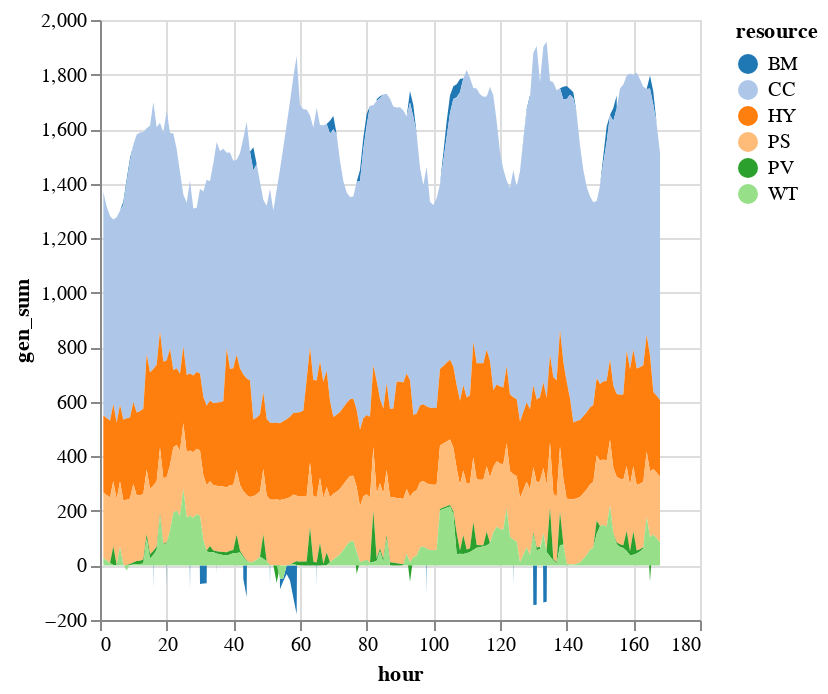

Write notebook code for a chart like this one.
### Code cell
sol_gen_strict = innerjoin(solution_strict.solution, 
                    gen_df[!, [:r_id, :resource]], 
                    on = :r_id)
sol_gen_strict = combine(groupby(sol_gen_strict, [:resource, :hour]), 
            :gen => sum)

# Reorder resources
sort!(sol_gen_strict, [:hour, :resource])
sol_gen_sum_strict = combine(groupby(sol_gen_strict, [:resource]), :gen_sum => sum)
sol_gen_strict |>
@vlplot(:area, 
    x=:hour, y={:gen_sum, stack=:zero}, 
    color={"resource:n", scale={scheme="category20"}})

### Figure 1 — Vega-Lite specification as saved in the notebook (floating-point values rounded to 4 significant figures; data arrays with more than 128 entries replaced by an {"elided": "..."} marker saying what was removed)
{"data": {"values": {"elided": "1008 records"}}, "encoding": {"color": {"field": "resource", "scale": {"scheme": "category20"}, "type": "nominal"}, "x": {"field": "hour", "type": "quantitative"}, "y": {"field": "gen_sum", "stack": "zero", "type": "quantitative"}}, "mark": "area"}
